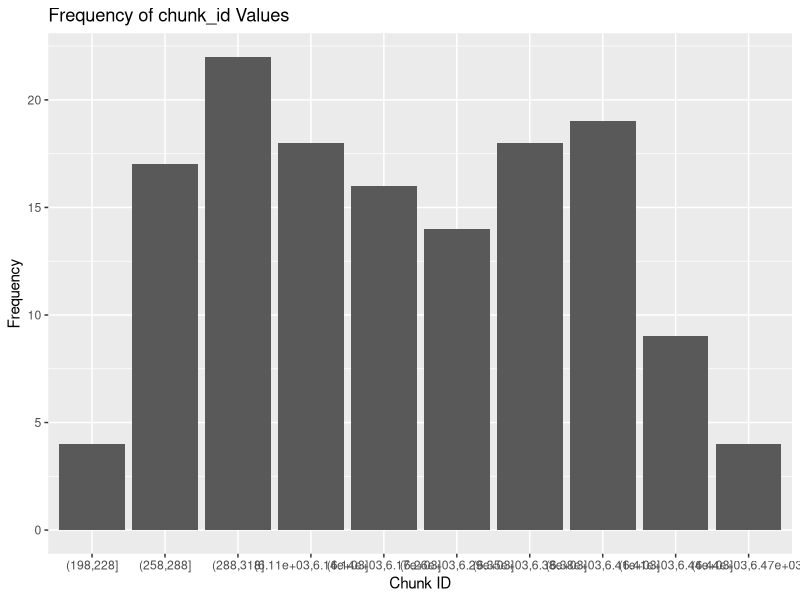

The R script that drew this image:
## ---- chunk 1
install.packages("dplyr")
library(dplyr)
install.packages("ggplot2")
library(ggplot2)
## ---- chunk 2
d1 <- read.csv("OrangeMergedProsodic_Turns_Transcript.csv")
## ---- chunk 3
# Assuming your_dataset is your dataset and your_variable is the variable you want to rearrange
# target_column is the column based on which you want to rearrange

rearranged_data <- d1[order(-d1$pd_chunk_median_loudness), ]

## ---- chunk 4
# Assuming test is your dataset
unique_top_values <- unique(rearranged_data$pd_chunk_median_loudness)
top_10_unique_values <- head(unique_top_values, 10)

subset_data <- subset(rearranged_data, pd_chunk_median_loudness %in% top_10_unique_values)


## ---- chunk 5
# Assuming your_dataset is your dataset
ggplot(subset_data, aes(x = chunk_id)) +
  geom_bar() +
  labs(title = "Frequency of chunk_id Values", x = "Chunk ID", y = "Frequency")

## ---- chunk 6
write.csv(subset_data, "Top10LoudestChunks.csv")

